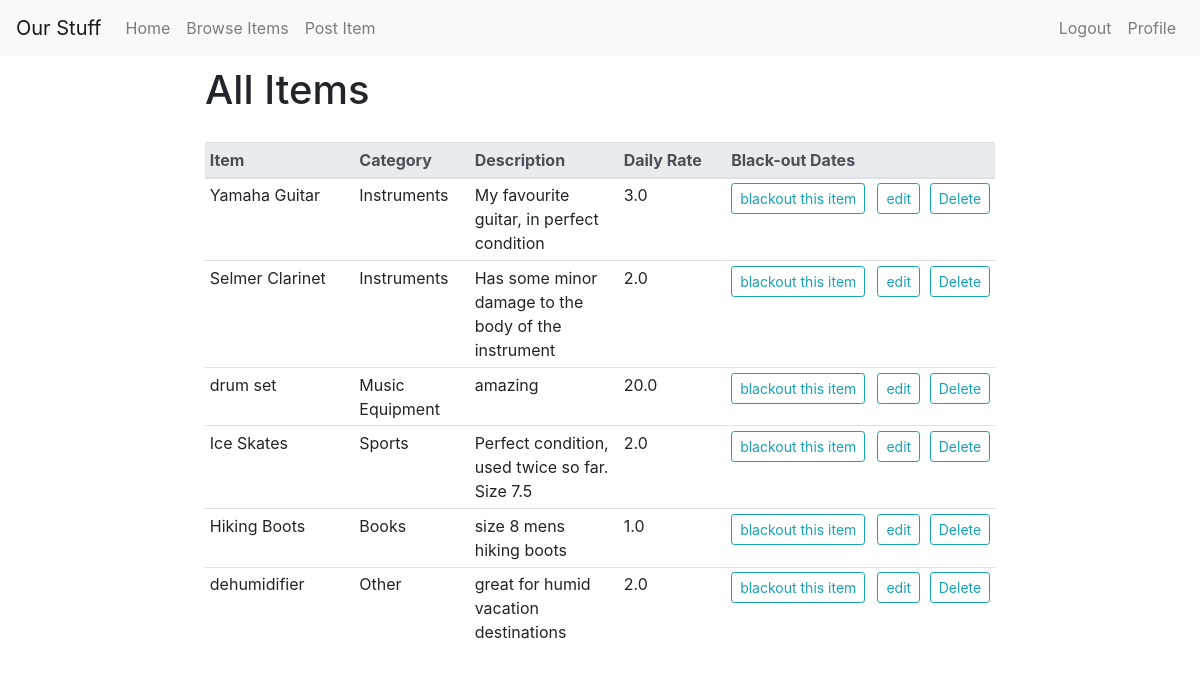
Page /profile/items/all (signed in) on the committed database.
### tables this page shows
CREATE TABLE ITEM
(
    Title			TEXT,
    Category_name	TEXT,
    Owner_email		TEXT,
    Description		TEXT,
    Daily_rate		REAL,
    PRIMARY KEY (Title, Owner_email),
    CONSTRAINT
        USR_FK FOREIGN KEY (Owner_email) REFERENCES USER(Email)
            ON DELETE CASCADE       ON UPDATE CASCADE,
    CONSTRAINT
        CTGRY_FK FOREIGN KEY (Category_name) REFERENCES CATEGORY(Category_name)
            ON DELETE SET NULL      ON UPDATE CASCADE
);

### OurStuff.py (the view, shortened to what this page needs)
@app.route('/profile/items/all', methods = ['GET', 'POST'])
@login_required
def ownerItems():
    db = get_db()
    cur = db.cursor()
    blackout_dict = {} #empty dictionary
    all_items = cur.execute('SELECT * FROM ITEM WHERE Owner_email=?', (g.user['Email'],)).fetchall() #gets all items that the current user owns
    db.commit()
    for item in all_items:
        blackout_dict[item[0]] = "None"
    blackouts = cur.execute('SELECT * FROM ITEM_BLACKOUT WHERE Owner_email=?', (g.user['Email'],)).fetchall() #gets all blackouts that the current user has set
    for b in blackouts:
        for i in all_items:
            if i[0] == b[0]:
                blackout_dict[i[0]] = b[2] + " to " + b[3]
    if request.method == 'GET':
        return render_template('items.html', items=all_items, blackouts=blackout_dict)

### admin.py (called while the page is built)
@bp.before_app_request
def load_logged_in_admin():
    admin = session.get('admin')
    if admin is None:
        g.admin = None
    else:
        g.admin = get_db().execute(
            'SELECT * FROM ADMIN WHERE Admin_ID = ?', (admin,)
        ).fetchone()

### auth.py (called while the page is built)
@bp.before_app_request
def load_logged_in_user():
    user_id = session.get('user_id')
    if user_id is None:
        g.user = None
    else:
        g.user = get_db().execute(
            'SELECT * FROM user WHERE email = ?', (user_id,)
        ).fetchone()

def login_required(view):
    @functools.wraps(view)
    def wrapped_view(**kwargs):
        if g.user is None:
            flash("Please login or sign up to continue", "primary")
            return redirect(url_for('auth.login'))
        return view(**kwargs)
    return wrapped_view

### db.py (called while the page is built)
def get_db():
    if 'db' not in g:
        g.db = sqlite3.connect(db_name)
        g.db.row_factory = sqlite3.Row
    return g.db

### templates/items.html
{% extends "base.html" %}
{% block content %}
          <div class="row">
              <div class="col">
              </div>
              <div class="col-8">
                <h1>All Items</h1>
                <table class="table table-sm" width="100%">
                  <thead class="thead-light">
                    <tr>
                      <th scope="col" style="width:20%" >Item</th>
                      <th scope="col" style="width:15%">Category</th>
                      <th scope="col" style="width:20%">Description</th>
                      <th scope="col" style="width:15%">Daily Rate</th>
                      <th scope="col" style="width:20%">Black-out Dates</th>
                      <th scope="col" style="width:5%"></th>
                      <th scope="col" style="width:5%"></th>
                    </tr>
                  </thead>
                  <tbody>
                      {% for row in items %}
                        <tr>
                          <td>{{row[0]}}</td>
                          <td>{{row[1]}}</td>
                          <td>{{row[3]}} </td>
                          <td>{{row[4]}}</td>
                          {% if blackouts[row[0]] == "None"%}
                          <td>
                            <a href="/profile/items/blackout/{{row[0]}}" class="btn btn-outline-info btn-sm btn float-left">blackout this item</a>
                          </td>
                          {% else %}
                            <td>{{blackouts[row[0]]}}</td>
                          {% endif %}
                          <td>
                            <a href="{{url_for('editItem', item=row[0])}}" class="btn btn-outline-info btn-sm btn float-left">edit</a>
                          </td>
                          <td>
                            <form method="POST" action="{{ url_for('ownerItems', t=1)}}">
                              <button name="deleteBtn" type="submit" class="btn btn-outline-info btn-sm btn float-left" value="{{row[0]}}">Delete</button>
                            </form>
                          </td>
                        </tr>
                      {% endfor %}
                  </tbody>
                </table>
              </div>
              <div class="col">
              </div>
          </div>
{% endblock content%}

### static/custom.css (style rules this page uses)
h1 { padding-top: 10px; padding-bottom: 20px; }

### rows in the picture
ITEM: Title "Yamaha Guitar", Category_name "Instruments", Description "My favourite guitar, in perfect condition", Daily_rate "3.0"
ITEM: Title "Selmer Clarinet", Category_name "Instruments", Description "Has some minor damage to the body of the instrument", Daily_rate "2.0"
ITEM: Title "drum set", Category_name "Music Equipment", Description "amazing", Daily_rate "20.0"
ITEM: Title "Ice Skates", Category_name "Sports", Description "Perfect condition, used twice so far. Size 7.5", Daily_rate "2.0"
ITEM: Title "Hiking Boots", Category_name "Books", Description "size 8 mens hiking boots", Daily_rate "1.0"
ITEM: Title "dehumidifier", Category_name "Other", Description "great for humid vacation destinations", Daily_rate "2.0"
